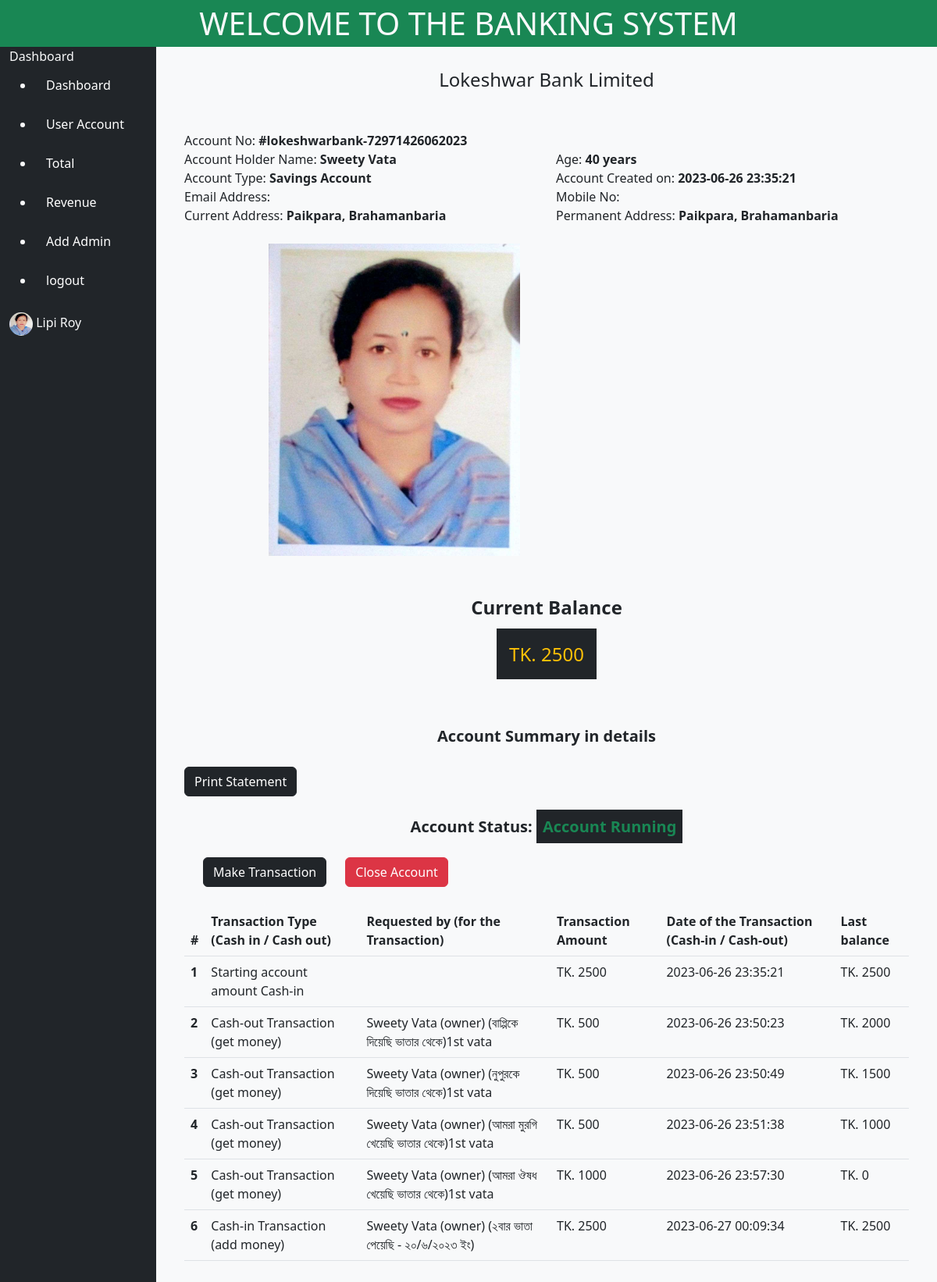
Screenshot of /manage_account?ac_no=lokeshwarbank-72971426062023 (signed in) with the database file from the repository.
### tables this page shows
CREATE TABLE `ac_holders` (
  `id` int(11) NOT NULL,
  `account_no` varchar(255) NOT NULL,
  `ac_holder_name` varchar(255) NOT NULL,
  `ac_holder_current_balance` int(255) NOT NULL,
  `ac_holder_age` varchar(255) NOT NULL,
  `ac_type` varchar(255) NOT NULL,
  `ac_holder_img` varchar(255) NOT NULL,
  `ac_holder_c_address` varchar(255) NOT NULL,
  `ac_holder_p_address` varchar(255) NOT NULL,
  `account_status` varchar(255) NOT NULL,
  `datetime` datetime NOT NULL DEFAULT current_timestamp()
);

CREATE TABLE `ac_transactions` (
  `id` int(11) NOT NULL,
  `account_no` varchar(255) NOT NULL,
  `transaction_info` varchar(255) NOT NULL,
  `requested_for_transaction` varchar(255) NOT NULL,
  `transaction_amount` varchar(255) NOT NULL,
  `last_balance_after_transaction` varchar(255) NOT NULL,
  `transaction_datetime` datetime NOT NULL DEFAULT current_timestamp()
);

### controllers/manage_account.php (called while the page is built)
<?php
require __DIR__ . "/../view/pages/manage_account.php";
?>

### config/conn.php (called while the page is built, shortened)
<?php
class connect{
    protected function db_connect(){
        $this->db_hostname = "localhost";
        $this->db_username = "root";
        $this->db_password = "";
        $this->dbname = "lokbanksys";
        $conn = new mysqli($this->db_hostname, $this->db_username, $this->db_password, $this->dbname);
        return $conn;
    }
}
?>

### models/get_sql_db_info.php (called while the page is built, shortened)
<?php
class sql_info extends connect {
    public function all_where_sql($table_name, $condition_row_name, $equal_condition){
        $sql_all_where = "SELECT * FROM `$table_name` WHERE `$condition_row_name` = '$equal_condition'";
        $result = $this->db_connect()->query($sql_all_where);
        return $result;
    }
    public function get_html_special($info){
       $result =  htmlspecialchars(mysqli_real_escape_string($this->db_connect(), $info));
        return $result;
    }
}
?>

### view/pages/manage_account.php (the view, shortened to what this page needs)
<?php
require __DIR__ . "/inc/_header.php";
require __DIR__ .  "/../../config/conn.php";
include __DIR__ . "/../../models/get_sql_db_info.php";
$sql = new sql_info;
?>
<main class="bg-dark">
    <div class="container-fluid " style="min-height:100vh; height: auto;">
        <?php
        include "inc/_navbar.php";
        ?>
        <div class="col-10 bg-light" style="min-height:100vh;height: auto;">
<?php
$ac_no = $sql->get_html_special($_GET['ac_no']);
?>
            <div class="container-fluid mt-4">
<div class="container">
<div class="text-center fs-4 mb-5">
        Lokeshwar Bank Limited
    </div>
    <div class="row">
    <?php
           $result = $sql->all_where_sql('ac_holders', 'account_no', "$ac_no");
            while($row = $result->fetch_assoc()){
                echo '
                <div class="col-12">
                    Account No: <b> #' . $ac_no . '</b>
                </div>
                <div class="col-6">
                   Account Holder Name: <b>'.$ac_holder_name = $row['ac_holder_name'].'</b>
                </div>
                <div class="col-6">
                    Age: <b>'.$row['ac_holder_age'].' years</b>
                </div>
                <div class="col-6">
                    Account Type: <b>'.$row['ac_type'].'</b>
                </div>
                <div class="col-6">
                    Account Created on: <b>'.$row['datetime'].'</b>
                </div>
                 <div class="col-6">
                    Email Address: <b>'.$row['ac_holder_email'].'</b>
                </div>
                 <div class="col-6">
                    Mobile No: <b>'.$row['ac_holder_mobile_no'].'</b>
                </div>
                <div class="col-6">
                    Current Address: <b>'.$row['ac_holder_c_address'].'</b>
                </div>
                <div class="col-6">
                    Permanent Address: <b>'.$row['ac_holder_p_address'].'</b>
                </div>
                ';
            }
         ?>
    </div>
</div>
<div class="container ">
    <div class="container ">
        <?php
$result = $sql->all_where_sql('ac_holders', 'account_no', "$ac_no");
while($row = $result->fetch_assoc()){
    echo '
    <img src="/assets/img/upload/ac_holders/img/'.$row['ac_holder_img'].'" width="auto" height="400px" class="ms-5 ps-5 text-center mt-4" alt="" srcset="">
    ';
}
    ?>
    </div>
    <div class="text-center fs-4 fw-bold mb-4 mt-4 pt-4">
                            Current Balance
                        </div>
                        <div class="container text-center text-warning mt-4 pb-4 mb-4 fs-4 ">
                           <span class="bg-dark p-3">
                          TK.
                          <?php
$result = $sql->all_where_sql('ac_holders', 'account_no', "$ac_no");
while($row = $result->fetch_assoc()){
    if($row['ac_holder_current_balance'] == ''){
        echo 0;
    }else{
        echo $row['ac_holder_current_balance'];
    }
}
    ?>
                           </span>
                        </div>
<?php
$result = $sql->all_where_sql('ac_holders', 'account_no', "$ac_no");
while($row = $result->fetch_assoc()){
$account_status = $row['account_status'];
if($account_status == "Account Closed"){
    echo '<table class="table mb-5 pb-5 ">';
}else{
    echo '<table class="table mb-5 pb-5">';
}
} ?>
                    <thead>
                        <tr>
                            <th scope="col">#</th>
                            <th scope="col">Transaction Type (Cash in / Cash out)</th>
                            <th scope="col">Requested by (for the Transaction)</th>
                            <th scope="col">Transaction Amount</th>
                            <th scope="col">Date of the Transaction (Cash-in / Cash-out)</th>
                            <th scope="col">Last balance</th>
                        </tr>
                    </thead>
                    <tbody>
                        <div class="text-center fs-5 fw-bold mb-4 mt-4 pt-4">
                             Account Summary in details
                        </div>
                        <?php
$result = $sql->all_where_sql('ac_holders', 'account_no', "$ac_no");
while($row = $result->fetch_assoc()){
   $account_status =  $row['account_status'];
   if($account_status == 'Account Closed'){
   }else{
    echo '
    <a href="print_ac_statement?ac_no='.$ac_no.'"><button type="submit" class="btn btn-dark mb-4 btn-sm-sm">Print Statement</button></a>
    ';
   }
}
                      ?>
                      <?php
$result = $sql->all_where_sql('ac_holders', 'account_no', "$ac_no");
while($row = $result->fetch_assoc()){
   $account_status_new =  $row['account_status'];
   if($account_status_new == 'Account Closed'){
    echo '
        <div class="container fs-5 text-center m-auto pb-4 fw-bold text-dark">
            Account Status: <span class="text-danger p-2 bg-dark">Account Closed</span>
        </div>
        ';
   }else{
    echo '
        <div class="container fs-5 text-center m-auto pb-4 fw-bold text-dark">
            Account Status: <span class="text-success p-2 bg-dark">Account Running</span>
        </div>
        ';
    echo '
    <a href="make_transaction?ac_no='.$ac_no.'"><button type="submit" class="btn btn-dark ms-4 mb-4 btn-sm-sm">Make Transaction</button></a>
    ';
    echo '
    <a href="close_account?ac_no='.$ac_no.'"><button type="submit" class="btn btn-danger ms-4 mb-4 btn-sm-sm">Close Account</button></a>
    ';
    ?>
    <?php
   }
}
                      ?>
                        <?php
                        $sql = new sql_info();
                        $result = $sql->all_where_sql("ac_transactions", "account_no", "$ac_no");
                        $num  =  $result->num_rows;
                        if ($num > 0) {
                            $sl_no = 1;
                            while ($row = $result->fetch_assoc()) {
                                echo '
            <tr>
            <th scope="row">'.$sl_no.'</th>
            <td>' . $row["transaction_info"] . '</td>
            <td>' . $row["requested_for_transaction"] . '</td>
            <td>TK. ' . $row["transaction_amount"] . '</td>
            <td >' . $row["transaction_datetime"] . '</td>
            <td >TK. ' . $row["last_balance_after_transaction"] . '</td>
          </tr>
            ';
                                $sl_no++;
                            }
                        } else {
                            echo error_msg("The sheet has no entry");
                        }
                        ?>
                    </tbody>
                </table>
</div>
            </div>
        </div>
    </div>
    </div>
</main>

### index.php
<?php
$uri = parse_url($_SERVER['REQUEST_URI'])['path'];
$Routes = [
    '/' => __DIR__ . "/controllers/index.php",
    '/dashboard' => __DIR__ . "/controllers/index.php",
    '/users' =>__DIR__ .  "/controllers/users.php",
    '/manage_account' =>__DIR__ .  "/controllers/manage_account.php",
    '/print_ac_statement' =>__DIR__ .  "/controllers/print_ac_statement.php",
    '/create_account' =>__DIR__ .  "/controllers/create_account_form.php",
    '/make_transaction' =>__DIR__ .  "/controllers/make_transaction_form.php",
    '/search' =>__DIR__ .  "/controllers/search_exe.php",
    '/close_account' =>__DIR__ .  "/controllers/close_account.php",
    '/total_fund' =>__DIR__ .  "/controllers/total_fund.php",
    '/add_admin' =>__DIR__ .  "/controllers/add_admin.php",
    '/login' =>__DIR__ .  "/controllers/login.php",
    '/logout' =>__DIR__ .  "/controllers/logout.php",
    '/create_bank_account' =>__DIR__ .  "/controllers/create_bank_account.php",
    '/forgot_pass' =>__DIR__ .  "/controllers/forgot_password.php",
    '/fp_pass' =>__DIR__ .  "/controllers/fp_pass.php",
];
if(array_key_exists($uri, $Routes)){
    require $Routes[$uri];
}else{
    require __DIR__ . "/controllers/error_page.php";
}
?>

### view/pages/inc/_header.php (shortened to what this page needs)
<!DOCTYPE html>
<html lang="en">
<head>
    <link rel="stylesheet" href="assets/css/bootstrap.min.css">
    <link rel="stylesheet" href="assets/css/style.css">
</head>
<body class="bg-secondary">

### view/pages/inc/_navbar.php (shortened to what this page needs)
<div class="row">
            <div class="col-12 text-center fs-1 m-auto bg-success text-light">
                WELCOME TO THE BANKING SYSTEM
            </div>
            <div class="col-2 bg-dark text-light">
                <div class="col-12 navbar-title">
                    Dashboard
                </div>
                <div class="col-12">
                    <ul>
                        <li><a href="<?php echo  '/dashboard' ?>">Dashboard</a></li>
                        <li><a href="<?php echo  '/users' ?>">User Account</a></li>
                        <li><a href="<?php echo  '/total_fund' ?>">Total </a></li>
                        <li><a href="">Revenue</a></li>
                        <li><a href="<?php echo  '/add_admin' ?>">Add Admin</a></li>
                        <li><a href="<?php echo  '/logout' ?>">logout</a></li>
                    </ul>
                    <div class="toggle-bar">
                        <img src="./assets/img/upload/admin_ac_holders/img/<?php echo $_SESSION['admin_photo'] ?>" width="30px" height="30px" alt="" class="rounded-circle"> <?php echo $_SESSION['admin_username'] ?>
                    </div>
                </div>
            </div>

### assets/css/style.css (style rules this page uses)
:root { --custom-success-color: #198754; }
body { background-color: var(--custom-success-color) !important; }
ul li a { color: white !important; text-decoration: none; margin: 15px; line-height: 50px !important; }

### rows the page displays
ac_holders: ac_holder_name "Sweety Vata", ac_holder_age "40", ac_type "Savings Account", datetime "2023-06-26 23:35:21", ac_holder_c_address "Paikpara, Brahamanbaria", ac_holder_p_address "Paikpara, Brahamanbaria", ac_holder_img (picture), ac_holder_current_balance "2500"
ac_transactions: transaction_info "Starting account amount Cash-in", transaction_amount "2500", transaction_datetime "2023-06-26 23:35:21", last_balance_after_transaction "2500"
ac_transactions: transaction_info "Cash-out Transaction (get money)", requested_for_transaction "Sweety Vata (owner) (বাপ্পিকে দিয়েছি ভাতার থেকে)1st vata", transaction_amount "500", transaction_datetime "2023-06-26 23:50:23", last_balance_after_transaction "2000"
ac_transactions: transaction_info "Cash-out Transaction (get money)", requested_for_transaction "Sweety Vata (owner) (নুপুরকে দিয়েছি ভাতার থেকে)1st vata", transaction_amount "500", transaction_datetime "2023-06-26 23:50:49", last_balance_after_transaction "1500"
ac_transactions: transaction_info "Cash-out Transaction (get money)", requested_for_transaction "Sweety Vata (owner) (আমরা মুরগি খেয়েছি ভাতার থেকে)1st vata", transaction_amount "500", transaction_datetime "2023-06-26 23:51:38", last_balance_after_transaction "1000"
ac_transactions: transaction_info "Cash-out Transaction (get money)", requested_for_transaction "Sweety Vata (owner) (আমরা ঔষধ খেয়েছি ভাতার থেকে)1st vata", transaction_amount "1000", transaction_datetime "2023-06-26 23:57:30", last_balance_after_transaction "0"
ac_transactions: transaction_info "Cash-in Transaction (add money)", requested_for_transaction "Sweety Vata (owner) (২বার ভাতা পেয়েছি - ২০/৬/২০২৩ ইং)", transaction_amount "2500", transaction_datetime "2023-06-27 00:09:34", last_balance_after_transaction "2500"

### other values shown
$_SESSION['admin_username'] "Lipi Roy"
